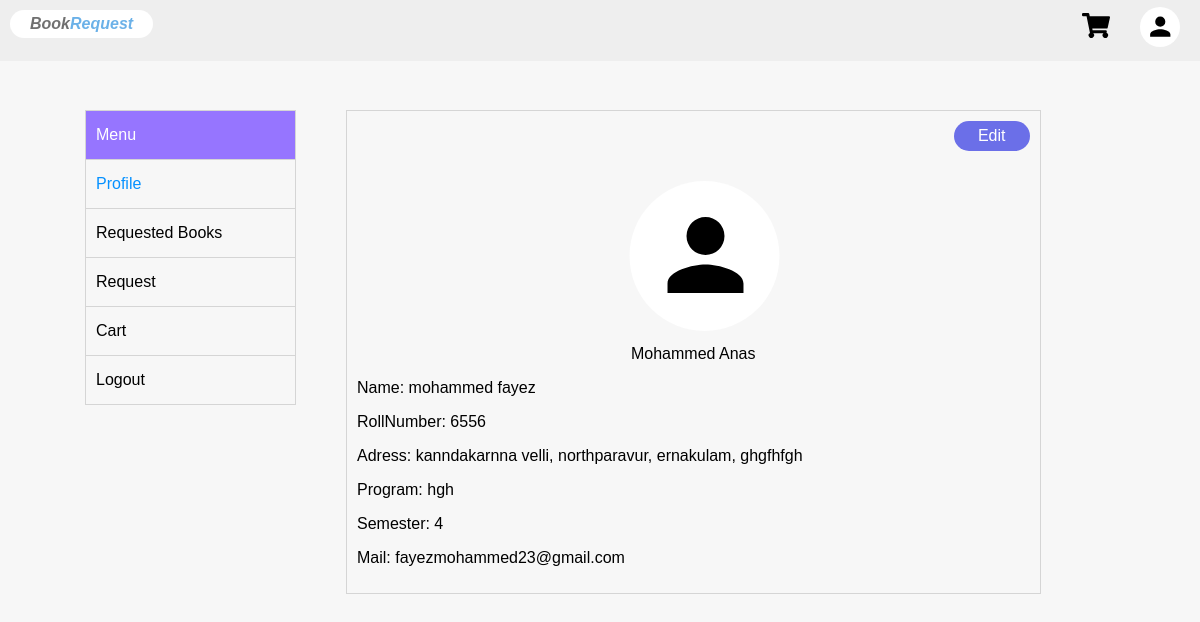
/student_acc.php (signed in), run on the app's committed database.
### tables this page shows
CREATE TABLE IF NOT EXISTS `student_details` (
  `st_id` int(33) NOT NULL AUTO_INCREMENT,
  `st_name` mediumtext NOT NULL,
  `st_username` mediumtext NOT NULL,
  `st_pass` longtext NOT NULL,
  `st_rollnumber` int(11) NOT NULL,
  `st_program` mediumtext NOT NULL,
  `st_address` longtext NOT NULL,
  `st_sem` int(11) NOT NULL,
  `st_mail` varchar(100) NOT NULL,
  PRIMARY KEY (`st_id`)
);

### student_acc.php (the view, shortened to what this page needs)
<!DOCTYPE html>
<?php $server_domain_name= $_SERVER['HTTP_HOST'];?>
<?php
class Student_Details_Data
{
  function __construct() {
    require $_SERVER['DOCUMENT_ROOT'] . '/book_request/assets/include_Files/sql.php';
    $sql = "SELECT * FROM student_details WHERE st_id= '$_SESSION[student_id]'";
   $result = $conn->query($sql);
   if ($result->num_rows > 0) {
while($row = $result->fetch_assoc()) {
$this->st_name=$row['st_name'];
$this->st_username=$row['st_username'];
$this->st_rollnumber=$row['st_rollnumber'];
$this->st_program=$row['st_program'];
$this->st_address=$row['st_address'];
$this->st_sem=$row['st_sem'];
$this->st_mail=$row['st_mail'];
}
} else {
echo "No results to show right know";
}
}
}
 ?>
<html lang="en" dir="ltr">
  <head>
    <link rel="stylesheet" href="http://<?php echo $server_domain_name; ?>/book_request/assets/css/main.css">
    <link rel="stylesheet" href="http://<?php echo $server_domain_name; ?>/book_request/assets/css/main_respocive.css">
        <link rel="stylesheet" href="http://<?php echo $server_domain_name; ?>/book_request/assets/css/admin.css">
                            <link rel="stylesheet" href="http://<?php echo $server_domain_name; ?>/book_request/assets/css/client.css">
                <link rel="stylesheet" href="http://<?php echo $server_domain_name; ?>/book_request/assets/css/admin_responcive.css">
  </head>
  <body>
    <?php
     require $_SERVER['DOCUMENT_ROOT'] . '/book_request/assets/widgets/client_top_nav_bar.php'; ?>
    <div class="" style="height :60px;"></div>
    <div class="box_center" style="margin-top:50px;">
      <div class="float_covering">
<?php  require $_SERVER['DOCUMENT_ROOT'] . '/book_request/assets/widgets/client_dashbord_side_menu.php'; ?>
        <div class="main_body_student_dashbord left">
          <?php $st_Datas_Fetch = new Student_Details_Data(); ?>
            <div class="float_covering">
              <button type="button" name="button" class="btn_style_2 right" style="background: #6B6FE8; border-radius: 50px;" style="margin-top:15px;"
              onclick="close_card('create_category')">Edit</button>
            </div>
            <img src="http://<?php echo $server_domain_name; ?>/book_request/assets/Build_In_SVG/avatar.svg" alt="" class="box_center student_main_avatar">
            <p class="box_center" style="text-align: center; margin-top:10px;"> <?php echo $st_Datas_Fetch->st_username; ?></p>
            <div class="">
              <p>Name: <?php echo $st_Datas_Fetch->st_name; ?></p>
              <p>RollNumber: <?php echo $st_Datas_Fetch->st_rollnumber; ?></p>
              <p>Adress: <?php echo $st_Datas_Fetch->st_address; ?></p>
              <p>Program: <?php echo $st_Datas_Fetch->st_program; ?></p>
              <p>Semester: <?php echo $st_Datas_Fetch->st_sem; ?></p>
              <p>Mail: <?php echo $st_Datas_Fetch->st_mail; ?></p>
            </div>
        </div>
      </div>
    </div>
  </body>
</html>

### assets/css/main.css (style rules this page uses)
* { font-family: sans-serif; }
html,body { background: #F7F7F7; padding: 0px; margin: 0px; overflow-x: hidden; height: 100%; }
.btn_style_2 { background-color: #5EADCC; border: none; color: white; padding: 6px 24px; text-align: center; text-decoration: none; display: inline-block; font-size: 16px; border-radius: 5px; cursor: pointer; }
.left { float: left; }
.right { float: right; }
.float_covering { float: left; width: 100%; }

### assets/css/client.css (style rules this page uses)
.box_center { margin: 0 auto; width: calc(90% - 50px); }
.main_body_student_dashbord { margin-left: 50px; width: calc(75% - 100px); border: solid 1px #D5D5D5; padding: 10px; }
.student_main_avatar { margin-top: 30px; height: 150px; margin-left: 70px; }

### data on the page
student_details: st_username "Mohammed Anas", st_name "mohammed fayez", st_rollnumber "6556", st_address "kanndakarnna velli, northparavur, ernakulam, ghgfhfgh", st_program "hgh", st_sem "4", st_mail "fayezmohammed23@gmail.com"
